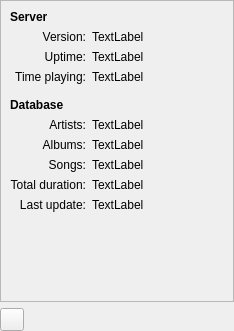
<?xml version="1.0" encoding="UTF-8"?>
<ui version="4.0">
 <class>ServerInfoPage</class>
 <widget class="QWidget" name="ServerInfoPage">
  <property name="geometry">
   <rect>
    <x>0</x>
    <y>0</y>
    <width>234</width>
    <height>331</height>
   </rect>
  </property>
  <property name="windowTitle">
   <string>Form</string>
  </property>
  <layout class="QGridLayout" name="gridLayout_2">
   <property name="margin">
    <number>0</number>
   </property>
   <item row="0" column="0" colspan="2">
    <widget class="QFrame" name="frame">
     <property name="frameShape">
      <enum>QFrame::StyledPanel</enum>
     </property>
     <property name="frameShadow">
      <enum>QFrame::Sunken</enum>
     </property>
     <layout class="QGridLayout" name="gridLayout">
      <item row="0" column="0" colspan="4">
       <widget class="QLabel" name="label">
        <property name="font">
         <font>
          <weight>75</weight>
          <bold>true</bold>
         </font>
        </property>
        <property name="text">
         <string>Server</string>
        </property>
       </widget>
      </item>
      <item row="1" column="0" colspan="2">
       <widget class="QLabel" name="label_3">
        <property name="text">
         <string>Version:</string>
        </property>
        <property name="alignment">
         <set>Qt::AlignRight|Qt::AlignTrailing|Qt::AlignVCenter</set>
        </property>
       </widget>
      </item>
      <item row="1" column="2">
       <widget class="QLabel" name="version">
        <property name="text">
         <string>TextLabel</string>
        </property>
       </widget>
      </item>
      <item row="1" column="3" rowspan="2">
       <spacer name="horizontalSpacer_2">
        <property name="orientation">
         <enum>Qt::Horizontal</enum>
        </property>
        <property name="sizeHint" stdset="0">
         <size>
          <width>24</width>
          <height>20</height>
         </size>
        </property>
       </spacer>
      </item>
      <item row="2" column="0" colspan="2">
       <widget class="QLabel" name="label_5">
        <property name="text">
         <string>Uptime:</string>
        </property>
        <property name="alignment">
         <set>Qt::AlignRight|Qt::AlignTrailing|Qt::AlignVCenter</set>
        </property>
       </widget>
      </item>
      <item row="2" column="2">
       <widget class="QLabel" name="uptime">
        <property name="text">
         <string>TextLabel</string>
        </property>
       </widget>
      </item>
      <item row="3" column="0" colspan="2">
       <widget class="QLabel" name="label_6">
        <property name="text">
         <string>Time playing:</string>
        </property>
        <property name="alignment">
         <set>Qt::AlignRight|Qt::AlignTrailing|Qt::AlignVCenter</set>
        </property>
       </widget>
      </item>
      <item row="3" column="2">
       <widget class="QLabel" name="timePlaying">
        <property name="text">
         <string>TextLabel</string>
        </property>
       </widget>
      </item>
      <item row="4" column="0">
       <spacer name="verticalSpacer_2">
        <property name="orientation">
         <enum>Qt::Vertical</enum>
        </property>
        <property name="sizeType">
         <enum>QSizePolicy::Fixed</enum>
        </property>
        <property name="sizeHint" stdset="0">
         <size>
          <width>20</width>
          <height>8</height>
         </size>
        </property>
       </spacer>
      </item>
      <item row="5" column="0" colspan="4">
       <widget class="QLabel" name="label_2">
        <property name="font">
         <font>
          <weight>75</weight>
          <bold>true</bold>
         </font>
        </property>
        <property name="text">
         <string>Database</string>
        </property>
       </widget>
      </item>
      <item row="6" column="0" colspan="2">
       <widget class="QLabel" name="label_10">
        <property name="text">
         <string>Artists:</string>
        </property>
        <property name="alignment">
         <set>Qt::AlignRight|Qt::AlignTrailing|Qt::AlignVCenter</set>
        </property>
       </widget>
      </item>
      <item row="6" column="2">
       <widget class="QLabel" name="artists">
        <property name="text">
         <string>TextLabel</string>
        </property>
       </widget>
      </item>
      <item row="7" column="0" colspan="2">
       <widget class="QLabel" name="label_11">
        <property name="text">
         <string>Albums:</string>
        </property>
        <property name="alignment">
         <set>Qt::AlignRight|Qt::AlignTrailing|Qt::AlignVCenter</set>
        </property>
       </widget>
      </item>
      <item row="7" column="2">
       <widget class="QLabel" name="album">
        <property name="text">
         <string>TextLabel</string>
        </property>
       </widget>
      </item>
      <item row="8" column="0" colspan="2">
       <widget class="QLabel" name="label_12">
        <property name="text">
         <string>Songs:</string>
        </property>
        <property name="alignment">
         <set>Qt::AlignRight|Qt::AlignTrailing|Qt::AlignVCenter</set>
        </property>
       </widget>
      </item>
      <item row="8" column="2">
       <widget class="QLabel" name="songs">
        <property name="text">
         <string>TextLabel</string>
        </property>
       </widget>
      </item>
      <item row="9" column="0" colspan="2">
       <widget class="QLabel" name="label_9">
        <property name="text">
         <string>Total duration:</string>
        </property>
        <property name="alignment">
         <set>Qt::AlignRight|Qt::AlignTrailing|Qt::AlignVCenter</set>
        </property>
       </widget>
      </item>
      <item row="9" column="2">
       <widget class="QLabel" name="totalDuration">
        <property name="text">
         <string>TextLabel</string>
        </property>
       </widget>
      </item>
      <item row="10" column="0" colspan="2">
       <widget class="QLabel" name="label_13">
        <property name="text">
         <string>Last update:</string>
        </property>
        <property name="alignment">
         <set>Qt::AlignRight|Qt::AlignTrailing|Qt::AlignVCenter</set>
        </property>
       </widget>
      </item>
      <item row="10" column="2">
       <widget class="QLabel" name="lastUpdate">
        <property name="text">
         <string>TextLabel</string>
        </property>
       </widget>
      </item>
      <item row="11" column="1">
       <spacer name="verticalSpacer">
        <property name="orientation">
         <enum>Qt::Vertical</enum>
        </property>
        <property name="sizeHint" stdset="0">
         <size>
          <width>20</width>
          <height>36</height>
         </size>
        </property>
       </spacer>
      </item>
     </layout>
    </widget>
   </item>
   <item row="1" column="0">
    <widget class="QToolButton" name="updateInfo"/>
   </item>
   <item row="1" column="1">
    <spacer name="horizontalSpacer">
     <property name="orientation">
      <enum>Qt::Horizontal</enum>
     </property>
     <property name="sizeHint" stdset="0">
      <size>
       <width>181</width>
       <height>20</height>
      </size>
     </property>
    </spacer>
   </item>
  </layout>
 </widget>
 <resources/>
 <connections/>
</ui>
